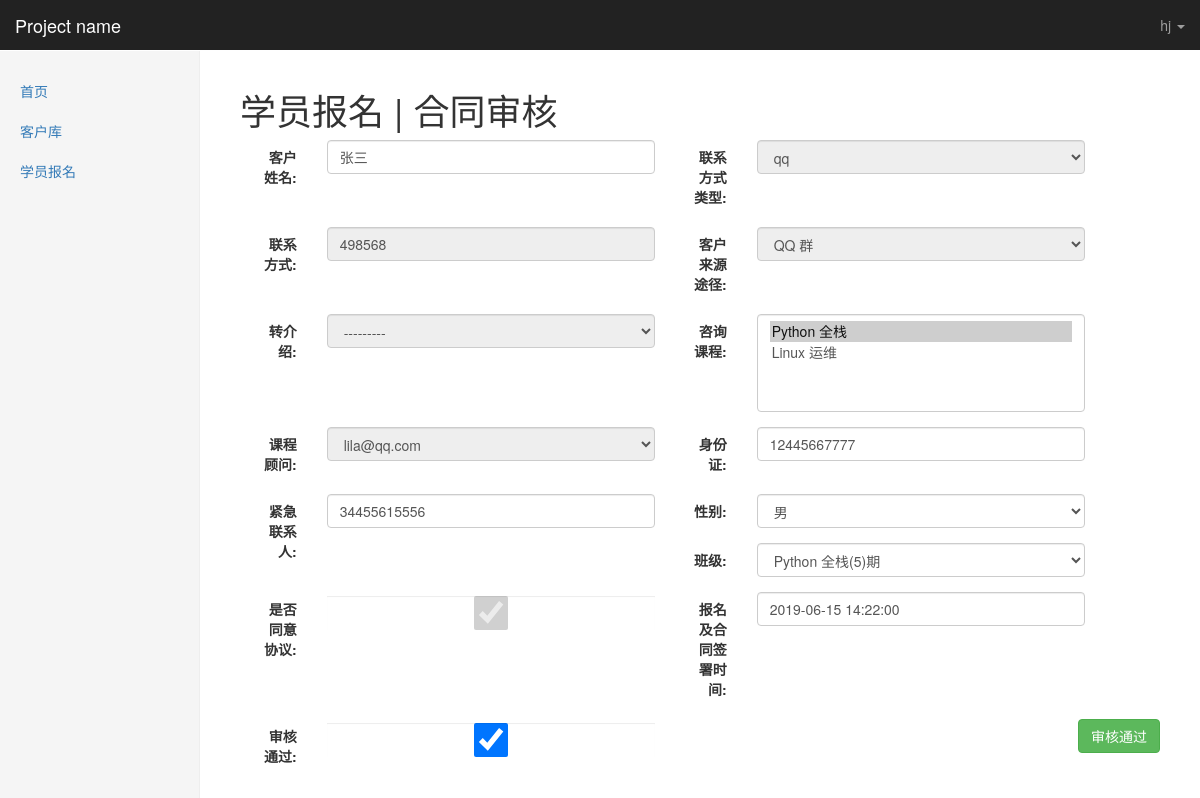
Page /crm/student_enrollment/1/contract_audit/ (signed in) on the committed database.
### crm/models.py (models this page shows, shortened)
class UserProfile(AbstractBaseUser, PermissionsMixin):
    email = models.EmailField(
        verbose_name='email address',
        max_length=255,
        unique=True,
        default='hj123@qq.com',
    )
    name = models.CharField(max_length=64, verbose_name='姓名')
    is_active = models.BooleanField(default=True)
    is_staff = models.BooleanField(default=True)
    role = models.ManyToManyField('Role', blank=True)
    objects = UserProfileManager()
    USERNAME_FIELD = 'email'
    REQUIRED_FIELDS = ['name']
    def __str__(self):
        return self.get_username()
    class Meta:
        verbose_name_plural = '用户表'
        permissions = (
            ('crm_table_list', '可以查看kingadmin每张表里所有的数据'),
            ('crm_table_list_view', '可以访问kingadmin表里每条数据的修改页'),
            ('crm_table_list_change', '可以对kingadmin表里的每条数据进行修改'),
            ('crm_table_obj_add_view', '可以访问kingadmin每张表的数据增加页'),
            ('crm_table_obj_add', '可以对kingadmin每张表进行数据添加'),
        )

class Menus(models.Model):
    name = models.CharField(max_length=64, verbose_name='菜单名称')
    url_type_choices = ((0, 'absolute'), (1, 'dynamic'))
    url_type = models.SmallIntegerField(choices=url_type_choices, verbose_name='菜单类型（固定|动态）', default=0)
    url_name = models.CharField(max_length=128, verbose_name='url 地址')
    class Meta:
        verbose_name_plural = '菜单'
        unique_together = ('name', 'url_name')

class CustomerInfo(models.Model):
    name = models.CharField(max_length=64, default=None, verbose_name='客户姓名')
    contact_type_choices = ((0, 'qq'), (1, '微信'), (2, '手机'))
    contact_type = models.SmallIntegerField(choices=contact_type_choices, verbose_name='联系方式类型', default=0)
    contact = models.CharField(max_length=64, unique=True, verbose_name='联系方式')
    source_choices = ((0, 'QQ 群'),
                      (1, '51CTO'),
                      (2, '百度推广'),
                      (3, '知乎'),
                      (4, '转介绍'),
                      (5, '其他'),)
    source = models.SmallIntegerField(choices=source_choices, verbose_name='客户来源途径')
    referral_from = models.ForeignKey('self', on_delete=models.CASCADE, verbose_name='转介绍', blank=True, null=True)
    consult_course = models.ManyToManyField('Course', verbose_name='咨询课程')
    consult_content = models.TextField(verbose_name='咨询内容')
    status_choices = ((0, '未报名'), (1, '已报名'), (2, '已退学'))
    status = models.SmallIntegerField(choices=status_choices, verbose_name='客户咨询状态')
    consultant = models.ForeignKey('UserProfile', on_delete=models.CASCADE, verbose_name='课程顾问')
    id_num = models.CharField(max_length=128, blank=True, null=True, verbose_name='身份证')
    emergency_contract = models.PositiveIntegerField(blank=True, null=True, verbose_name='紧急联系人')
    sex_choices = ((0, '男'), (1, '女'))
    sex = models.SmallIntegerField(choices=sex_choices, verbose_name='性别', blank=True, null=True)
    date = models.DateTimeField(auto_now_add=True, verbose_name='咨询时间')
    class Meta:
        verbose_name_plural = '客户信息表'
    def __str__(self):
        return self.name

class StudentEnrollment(models.Model):
    customer = models.ForeignKey('CustomerInfo', on_delete=models.CASCADE, verbose_name='客户')
    class_grade = models.ForeignKey('ClassList', on_delete=models.CASCADE, verbose_name='班级')
    consultant = models.ForeignKey('UserProfile', on_delete=models.CASCADE, verbose_name='课程顾问')
    contract_agreed = models.BooleanField(default=False, verbose_name='是否同意协议')
    contract_signed_date = models.DateTimeField(blank=True, null=True, verbose_name='报名及合同签署时间')
    contract_approved = models.BooleanField(default=False, verbose_name='审核通过')
    contract_approved_date = models.DateTimeField(verbose_name='合同审核时间', blank=True, null=True)
    class Meta:
        unique_together = ['customer', 'class_grade']
        verbose_name_plural = '学员报名表'

### crm/views.py (the view)
# urls.py: re_path(r'^student_enrollment/(\d+)/contract_audit/$', views.contract_audit, name='contract_audit'),
@login_required
def contract_audit(request, enrollment_id):
    enrollment_obj = models.StudentEnrollment.objects.get(id=enrollment_id)
    if request.method == 'POST':
        print(request.POST)
        student_enrollment_form = StudentEnrollmentForm(instance=enrollment_obj, data=request.POST)
        if student_enrollment_form.is_valid():
            student_enrollment_form.save()
            stu_obj = models.Student.objects.get_or_create(customer=enrollment_obj.customer)[0]
            stu_obj.class_grades.add(enrollment_obj.class_grade_id)  # 将学员添加到相应班级
            stu_obj.save()
            enrollment_obj.customer.status = 1
            enrollment_obj.customer.save()
            enrollment_obj.contract_approved_date = datetime.now()
            enrollment_obj.save()
            print(enrollment_obj.customer.status)
            return redirect('http://127.0.0.1:8002/kingadmin/crm/customerinfo/%s/change/' % enrollment_obj.customer.id)
    else:
        customer_form = CustomerForm(instance=enrollment_obj.customer)
        student_enrollment_form = StudentEnrollmentForm(instance=enrollment_obj)
    return render(request, 'crm/contract_audit.html', locals())

### crm/forms.py (shortened to what this page needs)
class StudentEnrollmentForm(ModelForm):
    def __new__(cls, *args, **kwargs):
        for field in cls.base_fields:
            field_obj = cls.base_fields[field]
            field_obj.widget.attrs.update({'class': 'form-control'})
            if field in cls.Meta.readonly_fields:
                field_obj.widget.attrs.update({'disabled': 'true'})
        return ModelForm.__new__(cls)
    class Meta:
        model = models.StudentEnrollment
        fields = '__all__'
        readonly_fields = ['contract_agreed']
        exclude = ['customer', 'consultant', 'contract_approved_date']

class CustomerForm(ModelForm):
    def __new__(cls, *args, **kwargs):
        for field in cls.base_fields:  # field = customer
            field_obj = cls.base_fields[field]  # <django.forms.models.ModelChoiceField object at 0x0000021B787DFDD8>
            field_obj.widget.attrs.update({'class': 'form-control'})
            if field in cls.Meta.readonly_fields:
                field_obj.widget.attrs.update({'disabled': 'true'})
        return ModelForm.__new__(cls)
    class Meta:
        model = models.CustomerInfo
        fields = '__all__'
        exclude = ['consult_content', 'status', 'consult_courses']
        readonly_fields = ['contact_type', 'contact', 'consultant', 'referral_from', 'source']

### crm/models.py (called while the page is built)
    def __str__(self):
        return self.name

    def __str__(self):
        return "%s(%s)期" % (self.course.name, self.semester)

### templates/crm/contract_audit.html (shortened to what this page needs)
{% extends 'include/index.html' %}
{% block right-content-container %}
    <h1>学员报名 | 合同审核</h1>
    <form method="post" class="form-horizontal" onsubmit="BeforeRemoveReadyOnly()">
        {% for customer in customer_form %}
            <div class="form-group col-lg-6">
                <label class="control-label col-sm-2">{{ customer.label_tag }}</label>
                <div class="col-sm-10">
                    {{ customer }}
                </div>
            </div>
        {% endfor %}
        {% for student_enrollment in student_enrollment_form %}
            <div class="form-group col-lg-6">
                <label class="control-label col-sm-2">{{ student_enrollment.label_tag }}</label>
                <div class="col-sm-10">
                    {{ student_enrollment }}
                </div>
            </div>
        {% endfor %}
        <input type="submit" class="btn btn-success pull-right" value="审核通过">
    </form>
{% endblock %}

### templates/include/index.html (shortened to what this page needs)
{% extends 'include/base.html' %}
{% block body %}
    <nav class="navbar navbar-inverse navbar-fixed-top">
        <div class="container-fluid">
            <div class="navbar-header">
                <a class="navbar-brand" href="#">{% block title %}Project name{% endblock %}</a>
            </div>
            <div id="navbar" class="navbar-collapse collapse">
                <ul class="nav navbar-nav navbar-right">
                    <li class="dropdown ">
                        <a href="#" class="dropdown-toggle" data-toggle="dropdown"
                           role="button">{{ request.user.name }}
                            <span class="caret"></span></a>
                    </li>
                </ul>
            </div>
        </div>
    </nav>
    <div class="container-fluid">
        <div class="row">
            <div class="col-sm-3 col-md-2 sidebar">
                <ul class="nav nav-sidebar">
                    {% for role in request.user.role.all %}
                        {% for menu in role.menus.all %}
                            {% if request.path == menu.url_name %}
                                <li class="active"><a
                                        href="{% if menu.url_type == 0 %} {{ menu.url_name }}{% else %}{% url menu.url_name %}{% endif %}">{{ menu.name }}</a>
                                </li>
                            {% else %}
                                <li>
                                    <a href="{% if menu.url_type == 0 %} {{ menu.url_name }}{% else %}{% url menu.url_name %}{% endif %}">{{ menu.name }}</a>
                                </li>
                            {% endif %}
                        {% endfor %}
                    {% endfor %}
                </ul>
            </div>
            <div class="col-sm-9 col-sm-offset-3 col-md-10 col-md-offset-2 main">
                {% block right-content-container %}{% endblock %}
            </div>
        </div>
    </div>
{% endblock %}

### templates/include/base.html (shortened to what this page needs)
{% load  static %}
<!DOCTYPE html>
<html lang="en">
<head>
    <link href="{% static 'css/bootstrap.css' %}" rel="stylesheet">
    <link href="{% static 'css/dashboard.css' %}" rel="stylesheet">
</head>
<body>
    {% block body %}
    {% endblock %}
</body>
</html>

### static/css/dashboard.css (style rules this page uses)
body { padding-top: 50px; }
.navbar-fixed-top { border: 0; }
.sidebar { display: none; }
@media (min-width: 768px) { .sidebar { position: fixed; top: 51px; bottom: 0; left: 0; z-index: 1000; display: block; padding: 20px; overflow-x: hidden; overflow-y: auto; background-color: #f5f5f5; border-right: 1px solid #eee; } }
.nav-sidebar { margin-right: -21px; margin-bottom: 20px; margin-left: -20px; }
.nav-sidebar > li > a { padding-right: 20px; padding-left: 20px; }
.main { padding: 20px; }
@media (min-width: 768px) { .main { padding-right: 40px; padding-left: 40px; } }

### rows in the picture
UserProfile: user.name "hj"
Menus: name "首页"
Menus: name "客户库"
Menus: name "学员报名"
CustomerInfo: customer_form "张三" "qq" "498568" "QQ 群" "---------" "lila@qq.com" "12445667777" "34455615556" "男"
StudentEnrollment: student_enrollment_form "Python 全栈(5)期" "☑" "2019-06-15 14:22:00" "☑"

### other values in the picture
{{ customer.label_tag }} "客户姓名:" "联系方式类型:" "联系方式:" "客户来源途径:" "转介绍:" "咨询课程:" "课程顾问:" "身份证:" "紧急联系人:" "性别:"
{{ student_enrollment.label_tag }} "班级:" "是否同意协议:" "报名及合同签署时间:" "审核通过:"
